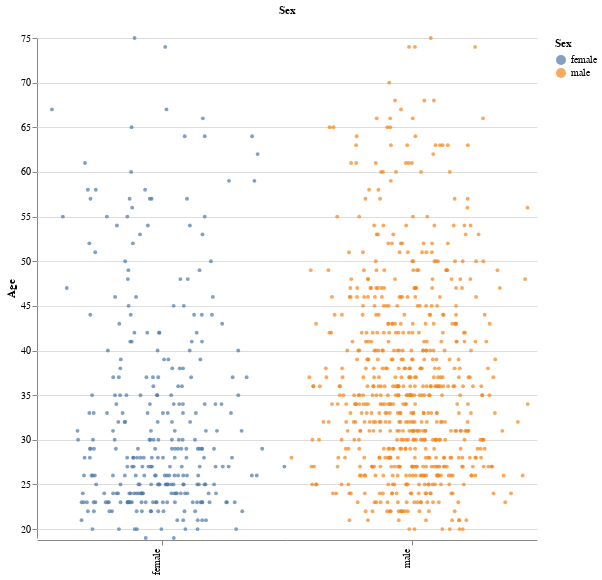

Source (notebook cell):
### Code cell
import altair as alt
from google.colab import autoviz

def swarm_plot(df, value_colname, facet_colname, height=500, width=500):
  value_min, value_max = df[value_colname].min(), df[value_colname].max()
  num_facets = len(df[facet_colname].unique())
  value_colname += ':Q'
  facet_colname += ':N'
  return (alt.Chart(df).mark_circle(size=15)
          .encode(
              x=alt.X('jitter:Q', title=None,
                      axis=alt.Axis(
                          values=[0], ticks=True, grid=False, labels=False)),
              y=alt.Y(value_colname,
                      scale=alt.Scale(domain=[value_min, value_max])),
              color=alt.Color(facet_colname),
              column=alt.Column(
                  facet_colname,
                  header=alt.Header(
                      labelAngle=-90, titleOrient='top', labelOrient='bottom',
                      labelAlign='right', labelPadding=3)))
          .properties(height=height, width=width / num_facets)
          .transform_calculate(
              jitter='sqrt(-2*log(random()))*cos(2*PI*random())')  # Box-Muller.
          .configure_facet(spacing=0)
          .configure_view(stroke=None))

chart = swarm_plot(df, *['Age', 'Sex'], **{})
chart

### Figure 1 — Vega-Lite specification as saved in the notebook (floating-point values rounded to 4 significant figures; data arrays with more than 128 entries replaced by an {"elided": "..."} marker saying what was removed)
{"config": {"view": {"continuousWidth": 400, "continuousHeight": 300, "stroke": null}, "facet": {"spacing": 0}}, "data": {"name": "data-e2c6a153e441ce82ff1d8fbfa2c42c07"}, "mark": {"type": "circle", "size": 15}, "encoding": {"color": {"field": "Sex", "type": "nominal"}, "column": {"field": "Sex", "header": {"labelAlign": "right", "labelAngle": -90, "labelOrient": "bottom", "labelPadding": 3, "titleOrient": "top"}, "type": "nominal"}, "x": {"axis": {"grid": false, "labels": false, "ticks": true, "values": [0]}, "field": "jitter", "title": null, "type": "quantitative"}, "y": {"field": "Age", "scale": {"domain": [19.0, 75.0]}, "type": "quantitative"}}, "height": 500, "transform": [{"calculate": "sqrt(-2*log(random()))*cos(2*PI*random())", "as": "jitter"}], "width": 250.0, "$schema": "https://vega.github.io/schema/vega-lite/v4.17.0.json", "datasets": {"data-e2c6a153e441ce82ff1d8fbfa2c42c07": {"elided": "1000 records"}}}
